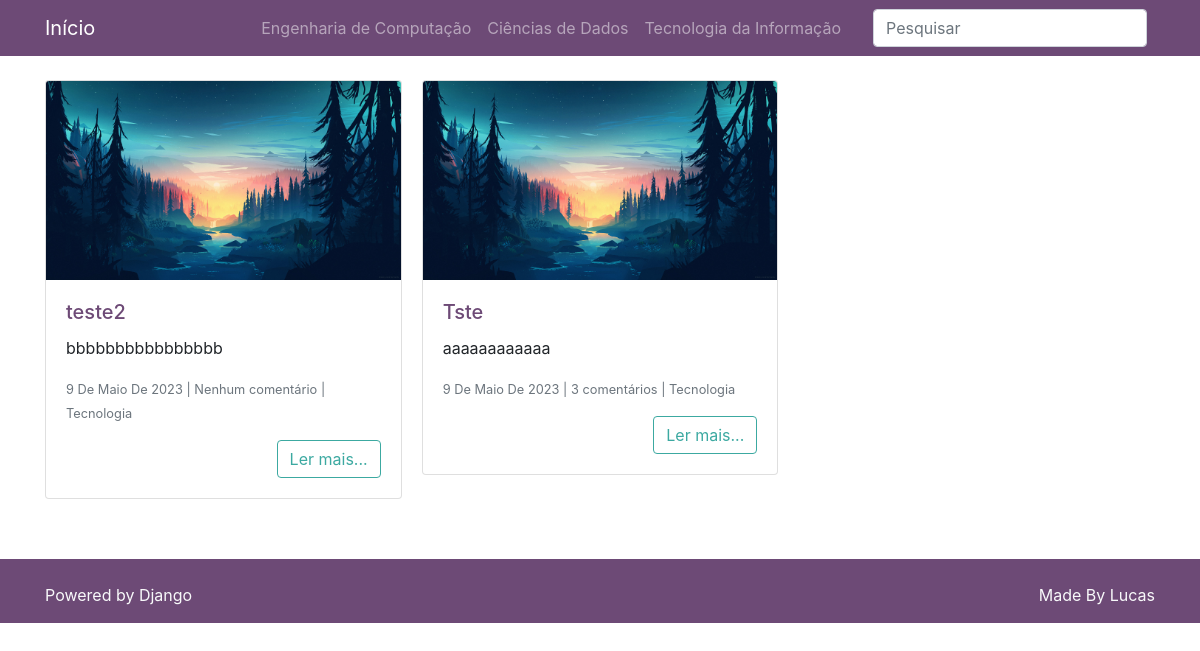
The app's page /categoria/Tecnologia with its own data.
### posts/models.py (models this page shows, shortened)
class Post(models.Model):
    nome_post = models.CharField(max_length=255, verbose_name='Título')
    empresa_post = models.CharField(max_length=255, verbose_name='Autor')
    data_post = models.DateTimeField(default=timezone.now, verbose_name='Data')
    conteudo_post = models.TextField(verbose_name='Conteúdo')
    excerto_post = models.TextField(verbose_name='Excerto')
    categoria_post = models.ForeignKey(Categoria, on_delete=models.DO_NOTHING, blank=True, null=True, verbose_name='Categoria')
    imagem_post = models.ImageField(upload_to='post_img/%Y/%m/%d', blank=True, null=True, verbose_name='Imagem')
    publicado_post = models.BooleanField(default=False, verbose_name='Publicado')

### categorias/models.py (models this page shows)
class Categoria(models.Model):
    nome_cat = models.CharField(max_length=50)
    def __str__(self):
        return self.nome_cat

### posts/views.py (the view)
# urls.py: path('categoria/<str:categoria>', views.PostCategoria.as_view(), name='post_categoria'),
class PostCategoria(PostIndex):
    template_name = 'posts/post_categoria.html'
    def get_queryset(self):
        qs = super().get_queryset()
        categoria = self.kwargs.get('categoria', None)
        if not categoria:
            return qs
        qs = qs.filter(categoria_post__nome_cat__iexact=categoria)
        return qs

### posts/templatetags/omfilters.py (called while the page is built)
@register.filter(name='plural_comentarios')
def plural_comentarios(num_comentarios):
    try:
        num_comentarios = int(num_comentarios)
        if num_comentarios == 0:
            return f'Nenhum comentário'
        elif num_comentarios == 1:
            return f'{num_comentarios} comentário'
        else:
            return f'{num_comentarios} comentários'
    except:
        return f'{num_comentarios} comentário(s)'

### posts/views.py (called while the page is built)
    def get_queryset(self):
        qs = super().get_queryset()
        qs = qs.select_related('categoria_post')
        qs = qs.order_by('-id').filter(publicado_post=True)
        qs = qs.annotate(
            numero_comentarios=Count(
                Case(
                    When(comentario__publicado_comentario=True, then=1)
                )
            )
        )
        return qs

### posts/templates/posts/post_categoria.html (shortened to what this page needs)
{% extends 'posts/index.html' %}

### posts/templates/posts/index.html (shortened to what this page needs)
{% extends 'base.html' %}
{% load humanize %}
{% load omfilters %}
{% block conteudo %}
<div class="card-columns mt-4">
    {% for post in posts %}
    <div class="card">
        {% if post.imagem_post %}
        <a href="{% url 'post_detalhes' post.id %}">
            <img class="card-img-top"
                 src="{{ post.imagem_post.url }}"
                 alt="{{ post.nome_post }}">
        </a>
        {% endif %}
        <div class="card-body">
            <h5 class="card-title">
                <a href="{% url 'post_detalhes' post.id %}">
                    {{ post.nome_post }}
                </a>
            </h5>
            <p class="card-text">{{ post.excerto_post }}</p>
            <p class="card-text">
                <small class="text-muted">{{ post.data_post|naturalday|title }}
                    |
                    {{ post.numero_comentarios|plural_comentarios }}
                    |
                    {{ post.categoria_post }}</small>
            </p>
            <div class="text-right">
                <a href="{% url 'post_detalhes' post.id %}" class="btn btn-outline-secondary">Ler mais...</a>
            </div>
        </div>
    </div>
    {% endfor %}
</div>
{% endblock %}

### records on screen
Post: imagem_post (picture), nome_post "teste2", excerto_post "bbbbbbbbbbbbbbbb", data_post "9 De Maio De 2023", numero_comentarios|plural_comentarios "Nenhum comentário", categoria_post "Tecnologia"
Post: imagem_post (picture), nome_post "Tste", excerto_post "aaaaaaaaaaaa", data_post "9 De Maio De 2023", numero_comentarios|plural_comentarios "3 comentários", categoria_post "Tecnologia"
